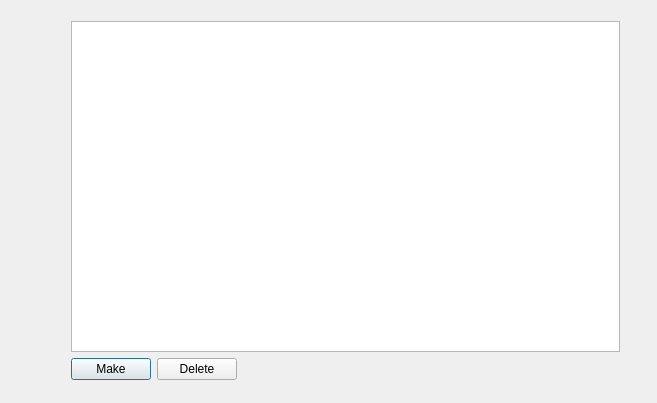
<?xml version="1.0" encoding="UTF-8"?>
<ui version="4.0">
 <class>File_explorer</class>
 <widget class="QDialog" name="File_explorer">
  <property name="geometry">
   <rect>
    <x>0</x>
    <y>0</y>
    <width>657</width>
    <height>403</height>
   </rect>
  </property>
  <property name="windowTitle">
   <string>File_explorer</string>
  </property>
  <widget class="QWidget" name="">
   <property name="geometry">
    <rect>
     <x>60</x>
     <y>10</y>
     <width>571</width>
     <height>381</height>
    </rect>
   </property>
   <layout class="QVBoxLayout" name="verticalLayout">
    <item>
     <widget class="QTreeView" name="treeView"/>
    </item>
    <item>
     <layout class="QHBoxLayout" name="horizontalLayout">
      <item>
       <widget class="QPushButton" name="pushButton_2">
        <property name="text">
         <string>Make</string>
        </property>
       </widget>
      </item>
      <item>
       <widget class="QPushButton" name="pushButton">
        <property name="text">
         <string>Delete</string>
        </property>
       </widget>
      </item>
      <item>
       <spacer name="horizontalSpacer">
        <property name="orientation">
         <enum>Qt::Horizontal</enum>
        </property>
        <property name="sizeHint" stdset="0">
         <size>
          <width>40</width>
          <height>20</height>
         </size>
        </property>
       </spacer>
      </item>
     </layout>
    </item>
   </layout>
  </widget>
  <zorder>pushButton</zorder>
  <zorder>pushButton_2</zorder>
  <zorder>treeView</zorder>
  <zorder>pushButton</zorder>
  <zorder>treeView</zorder>
  <zorder>pushButton</zorder>
  <zorder>pushButton_2</zorder>
  <zorder>treeView</zorder>
 </widget>
 <layoutdefault spacing="6" margin="11"/>
 <resources/>
 <connections/>
</ui>
